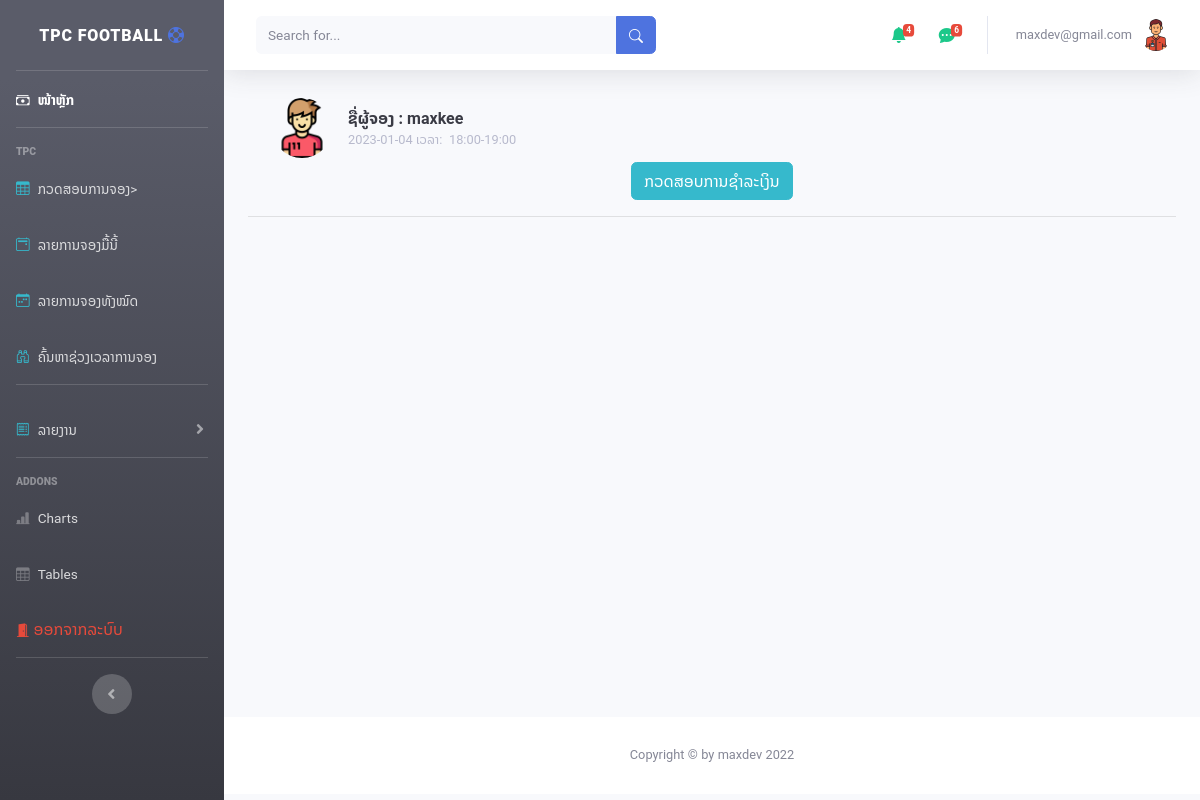
/employee/ntf_booking.php?id=47 (signed in), run on the app's committed database.
### tables this page shows
CREATE TABLE `booking` (
  `id` int(10) NOT NULL,
  `username` varchar(30) NOT NULL,
  `court_num` int(5) NOT NULL COMMENT '1=ເດີ່ນໃນຮົ່ມ 2=ເດີ່ນກາງແຈ້ງ ',
  `date_booking` date NOT NULL,
  `time_booking` varchar(20) NOT NULL,
  `price_court` float(10,2) NOT NULL,
  `price` float(10,2) NOT NULL,
  `status` int(2) NOT NULL DEFAULT 1 COMMENT '1=ລໍຖ້າການກວດສອບ 2=ກວດສອບແລ້ວ 3 ຖືກປະຕິເສດ',
  `slip_payment` text NOT NULL,
  `ntf` int(2) NOT NULL DEFAULT 0,
  `date_save` timestamp NOT NULL DEFAULT current_timestamp() ON UPDATE current_timestamp()
);

### employee/ntf_booking.php (the view, shortened to what this page needs)
<?php
include('includes/header.php');
include('includes/navbar.php');
include('database/dbconfig.php');
if (isset($_GET['id'])) {
    $main_id = $_GET['id'];
}
?>
<div class="container-fluid">
    <?php
    $sql = "SELECT * FROM booking WHERE id='$main_id'";
    $query = mysqli_query($connection, $sql);
    $result = mysqli_fetch_array($query);
    ?>
    <a class="dropdown-item d-flex align-items-center">
        <div class="dropdown-list-image mr-3">
            <img class="rounded-circle" width="60px" src="img/customer.png">
        </div>
        <div class="font-weight-bold">
            <div class="text-truncate">ຊື່ຜູ້ຈອງ : <?php echo $result['username'] ?></div>
            <div class="small text-gray-500"><?php echo $result['date_booking'] ?> ເວລາ: &nbsp;<?php echo $result['time_booking'] ?></div>
        </div>
    </a>
    <div class="text-center">
    <button class="btn btn-info"><a style="color: #FFF;" href="booking_today.php">ກວດສອບການຊຳລະເງິນ</a></button>
    </div>
    <hr>
</div>
<?php include('includes/script.php');
include('includes/footer.php');
?>

### employee/ntf_booking.php (style rules this page uses)
.container-fluid { margin-bottom: 500px; }

### data on the page
booking: username "maxkee", date_booking "2023-01-04", time_booking "18:00-19:00"

### other printed values
$count "4"
$count "6"
$_SESSION['name'] "maxdev@gmail.com"
